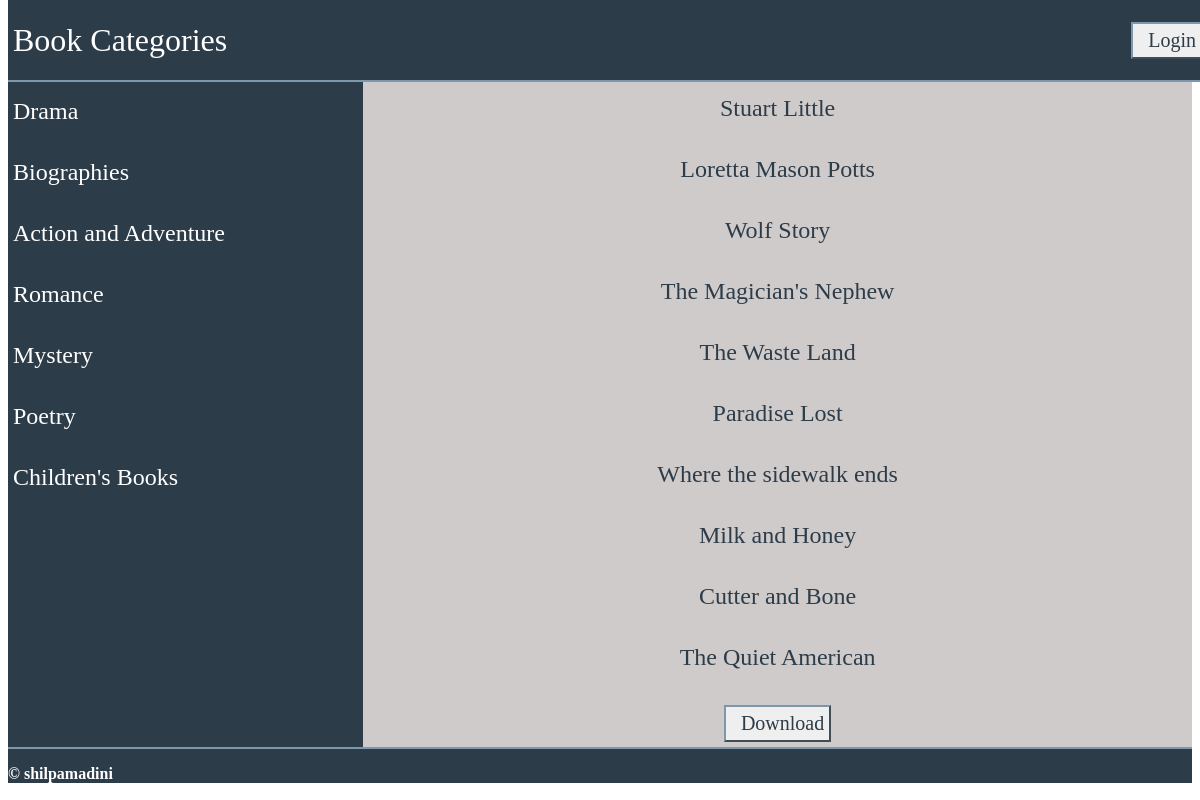
/catalog, run on the app's committed database.
### database_setup.py (models this page shows, shortened)
class Catalog(Base):
    __tablename__ = 'catalog'
    id = Column(Integer, primary_key=True)
    catalog_name = Column(String(250), nullable=False)
    user_id = Column(Integer, ForeignKey('user.id'))
    user = relationship(User)

class CatalogItem(Base):
    __tablename__ = 'catalog_item'
    id = Column(Integer, primary_key=True)
    item_name = Column(String(80), nullable=False)
    description = Column(String(1000))
    catalog_id = Column(Integer, ForeignKey('catalog.id'))
    catalog = relationship(Catalog)
    user_id = Column(Integer, ForeignKey('user.id'))
    user = relationship(User)

### application.py (the view)
@app.route('/')
@app.route('/catalog')
def showCatalog():
    catalogs = session.query(Catalog).all()
    items = session.query(CatalogItem).order_by(
            desc(CatalogItem.id)).limit(10).all()
    return render_template('catalog.html', catalogs=catalogs, items=items)

### templates/catalog.html (shortened to what this page needs)
{% extends "main.html" %}
{% block content %}
    <div class = 'display-catalog'>
        <div class= 'scrolling-sidebar'>
                {% for c in catalogs %}
                    <a href = "{{url_for('showItems', catalog_id = c.id)}}">
                        <div >
                            <h3>{{c.catalog_name}}</h3>
                        </div>
                    </a>
                {% endfor %}
        </div>
        <div class= 'content'>
            <h1>Latest Items</h1>
                {% for i in items%}
                    <a href = "{{url_for('showDescription',catalog_id = i.catalog_id,item_id = i.id)}}">
                        <h3>{{i.item_name}}</h3>
                    </a>
                {% endfor %}
                <div class='btn-name'>
    					<a href="{{url_for('showItemsJSON')}}">
    						<button class="btn">
    							Download
    						</button>
    					</a>
    			</div>
        </div>
    </div>
{% endblock %}

### static/styles.css (style rules this page uses)
body { font-family: Palatino, "Palatino Linotype", "Palatino LT STD", "Book Antiqua", Georgia, serif ; display:block ; overflow-x:hidden ; }
.btn-name { padding: 5px 5px 5px 5px; }
.btn { padding: 5px 5px 5px 5px; margin: 0; border-color: #7d97ad; border-width: 2px; font-family: Palatino, "Palatino Linotype", "Palatino LT STD", "Book Antiqua", Georgia, serif ; color: #2d3c49; font-size: 2.5vmin ; font-weight:lighter ; text-align: center ; }
.display-catalog { display: table ; width: 100%; height: 100%; }
.scrolling-sidebar { display: table-cell; width: 30%; vertical-align: top; background-color:#2d3c49; height: 100%; overflow-x:hidden; overflow-y:scroll; }
.scrolling-sidebar h3 { color:#fff; font-family: Palatino, "Palatino Linotype", "Palatino LT STD", "Book Antiqua", Georgia, serif ; font-size: 3.0vmin ; font-weight:lighter ; text-align:left ; padding: 5px; }
.content { display: table-cell; width: 80%; vertical-align: top; text-align: center; background-color:#d0cbcb; height: 100%; overflow-x:hidden; overflow-y: scroll; }
.content h1 { color:#2d3c49; }
.content h3 { color:#2d3c49; font-family: Palatino, "Palatino Linotype", "Palatino LT STD", "Book Antiqua", Georgia, serif ; font-size: 3.0vmin ; font-weight:lighter ; text-align:center ; padding: 5px; }
a { text-decoration: none; }

### data on the page
Catalog: catalog_name "Drama"
Catalog: catalog_name "Biographies"
Catalog: catalog_name "Action and Adventure"
Catalog: catalog_name "Romance"
Catalog: catalog_name "Mystery"
Catalog: catalog_name "Poetry"
Catalog: catalog_name "Children's Books"
CatalogItem: item_name "Stuart Little"
CatalogItem: item_name "Loretta Mason Potts"
CatalogItem: item_name "Wolf Story"
CatalogItem: item_name "The Magician's Nephew"
CatalogItem: item_name "The Waste Land"
CatalogItem: item_name "Paradise Lost"
CatalogItem: item_name "Where the sidewalk ends"
CatalogItem: item_name "Milk and Honey"
CatalogItem: item_name "Cutter and Bone"
CatalogItem: item_name "The Quiet American"
